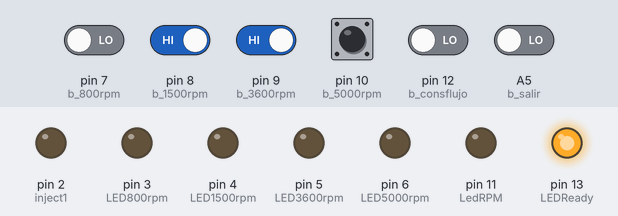
This sketch was run on a simulated Arduino Uno, built with avr-gcc and run on an emulated ATmega328P. Shown: output pins drawn as LEDs (lit = HIGH). Dashed ring = blinking. The test bench sets the inputs (shaded band); at power-on: pin 8 (b_1500rpm), pin 9 (b_3600rpm), pin 10 (b_5000rpm) HIGH, A5 (b_salir), pin 7 (b_800rpm), pin 12 (b_consflujo) LOW.

Above: at 1.2 s.
1.3 s: pin 8 (b_1500rpm) driven LOW and pin 9 (b_3600rpm) driven LOW
At 1.75 s:
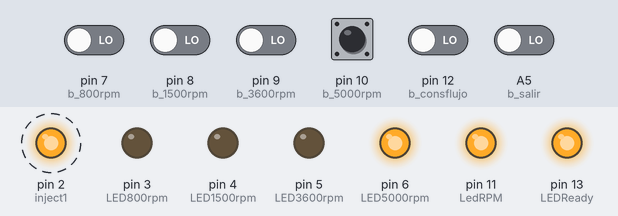
4.3 s: A5 (b_salir) driven HIGH
At 5.5 s:
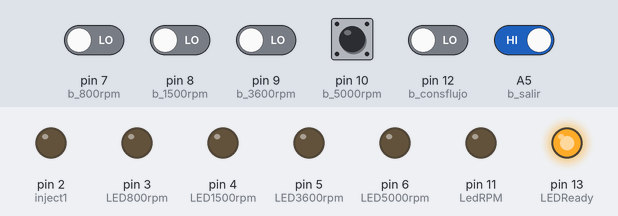
5.8 s: A5 (b_salir) driven LOW
At 6.25 s:
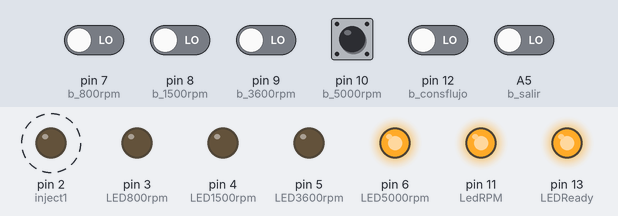
Timing chart, 0 to 14.8 s (numbered marks = the images above; inputs shaded):
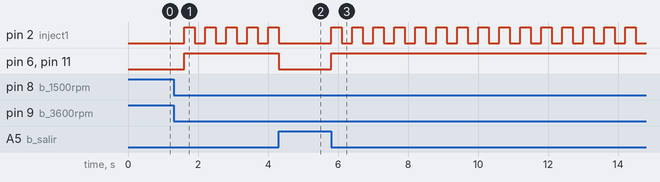

The sketch:

InjectorTester.ino
```cpp
//BOTONES RPM
const int b_800rpm = 7;
const int b_1500rpm = 8;
const int b_3600rpm = 9;
const int b_5000rpm = 10;
//SALIR
const int b_salir = A5;
//MANTENER PRESIONADO
const int b_consflujo = 12;
int eb_consflujo;
//LED DE ENCENDIDO
const int LEDReady = 13;
//LED RPMS EN FUNCIONAMIENTO
const int LedRPM = 11;
//LEDS RPM
const int LED800rpm = 3;
const int LED1500rpm = 4;
const int LED3600rpm = 5;
const int LED5000rpm = 6;
//INYECTOR
const int inject1 = 2;    //pin de injeccion pin9
//ESTADO INYECTOR Y TIEMPO
int inject_State = LOW;
unsigned long previousMillis = 0;
//ESTADOS DE BOTONES
int eb_800rpm;
int eb_1500rpm;
int eb_3600rpm;
int eb_5000rpm;
//INTERRUMPIR FUNCIONAMIENTO
int eb_salir = 0;
//TIMING BOTONES
unsigned long time_now = 0;
unsigned long time_rpm = 0;
const int timer = 10000; //TIMING 10 SEGUNDOS
int botonApretado;
void setup() {
    pinMode(b_800rpm, INPUT);
    pinMode(b_1500rpm, INPUT);
    pinMode(b_3600rpm, INPUT);
    pinMode(b_5000rpm, INPUT);
    pinMode(LED800rpm, OUTPUT);
    pinMode(LED1500rpm, OUTPUT);
    pinMode(LED3600rpm, OUTPUT);
    pinMode(LED5000rpm, OUTPUT);
    pinMode(LEDReady, OUTPUT);
    pinMode(b_salir, INPUT);
    pinMode(b_consflujo, INPUT);
    pinMode(LedRPM, OUTPUT);
    pinMode(inject1, OUTPUT);
    digitalWrite(LEDReady, HIGH);
    Serial.begin(9600);
}
void loop() {
    eb_800rpm = digitalRead(b_800rpm);
    eb_1500rpm = digitalRead(b_1500rpm);
    eb_3600rpm = digitalRead(b_3600rpm);
    eb_5000rpm = digitalRead(b_5000rpm);
    eb_consflujo = digitalRead(b_consflujo);
    if(eb_800rpm == HIGH && eb_1500rpm == LOW && eb_3600rpm == LOW && eb_5000rpm == LOW){
        botonApretado = 1;
    }
    else if(eb_800rpm == LOW && eb_1500rpm == HIGH && eb_3600rpm == LOW && eb_5000rpm == LOW){
        botonApretado = 2;
    }
    else if(eb_800rpm == LOW && eb_1500rpm == LOW && eb_3600rpm == HIGH && eb_5000rpm == LOW){
        botonApretado = 3;
    }
    else if(eb_800rpm == LOW && eb_1500rpm == LOW && eb_3600rpm == LOW && eb_5000rpm == HIGH){
        botonApretado = 4;
    }
    else if(eb_800rpm == LOW && eb_1500rpm == LOW && eb_3600rpm == LOW && eb_5000rpm == LOW && eb_consflujo == HIGH){
        botonApretado = 5;
    }
    else if(eb_800rpm == LOW && eb_1500rpm == LOW && eb_3600rpm == LOW && eb_5000rpm == LOW && eb_consflujo == LOW){
        botonApretado = 6;
    }
    switch(botonApretado){
        case 1:
            //800 RPM
            time_now = millis();
            time_rpm = time_now;
            do{
                pulse(76, 61, LED800rpm);
                eb_salir = digitalRead(b_salir);
                if(eb_salir == HIGH){
                    digitalWrite(LedRPM, LOW);
                    digitalWrite(LED800rpm, LOW);
                    break;
                }
            }
            while(millis() < (time_rpm + timer));
            botonApretado = restart(eb_800rpm, LED800rpm);
        break;
        case 2:
            //3600 RPM
            time_now = millis();
            time_rpm = time_now;
            do{
                pulse(40, 32, LED1500rpm);
                eb_salir = digitalRead(b_salir);
                if(eb_salir == HIGH){
                    digitalWrite(LedRPM, LOW);
                    digitalWrite(LED1500rpm, LOW);
                    break;
                }
            }
            while(millis() < (time_rpm + timer));
            botonApretado = restart(eb_1500rpm, LED1500rpm);
        break;
        case 3:
            //3600 RPM
            time_now = millis();
            time_rpm = time_now;
            do{
                pulse(16.6, 13.28, LED3600rpm);
                eb_salir = digitalRead(b_salir);
                if(eb_salir == HIGH){
                    digitalWrite(LedRPM, LOW);
                    digitalWrite(LED3600rpm, LOW);
                    break;
                }
            }
          while(millis() < (time_rpm + timer));
            botonApretado = restart(eb_3600rpm, LED3600rpm);
        break;
        case 4:
            //5000 RPM
          time_now = millis();
            time_rpm = time_now;
            do{
                pulse(10.52, 8.4, LED5000rpm);
                eb_salir = digitalRead(b_salir);
                if(eb_salir == HIGH){
                    digitalWrite(LedRPM, LOW);
                    digitalWrite(LED5000rpm, LOW);
                    break;
                }
            }
            while(millis() < (time_rpm + timer));
            botonApretado = restart(eb_5000rpm, LED5000rpm);
        break;
        case 5:
            digitalWrite(inject1, HIGH);
        break;
        case 6:
            digitalWrite(inject1, LOW);
        break;
    };
}

void pulse(float OnTime, float OffTime, int led) {
    delay(300);
    digitalWrite(LedRPM, HIGH);
    digitalWrite(led, HIGH);
    unsigned long currentMillis = millis();
    if((inject_State == HIGH) && (currentMillis - previousMillis >= OnTime)){
      inject_State = LOW;  //APAGADO
        previousMillis = currentMillis;  //RECORDANDO TIEMPO
        digitalWrite(inject1, inject_State); //ACTUALIZA EL INJEC1 ACTUAL
    }
    else if ((inject_State == LOW) && (currentMillis - previousMillis >= OffTime)){
        inject_State = HIGH;  // lo encuende
        previousMillis = currentMillis;   // Rercuerda el tiempo
        digitalWrite(inject1, inject_State); //ACTUALIZA EL INJEC1 ACTUAL
    }
}

int restart(int led1, int led2){
    digitalWrite(led1, LOW);
    digitalWrite(LedRPM, LOW);
    digitalWrite(led2, LOW);
    digitalWrite(inject1, LOW);
    return 0;
}
```

Measured:
- after the input at 1.3 s, pin 2 (inject1): alternates HIGH for 0.30 s and LOW for 0.30 s, starting after 0.30 s; pin 6 (LED5000rpm), pin 11 (LedRPM): LOW → HIGH after 0.30 s
- after the input at 4.3 s, pin 2 (inject1): goes on until 4.3 s, then stays LOW; pin 6 (LED5000rpm), pin 11 (LedRPM): HIGH → LOW at once
- after the input at 5.8 s, pin 2 (inject1): alternates HIGH for 0.30 s and LOW for 0.30 s, starting at once; pin 6 (LED5000rpm), pin 11 (LedRPM): LOW → HIGH at once
